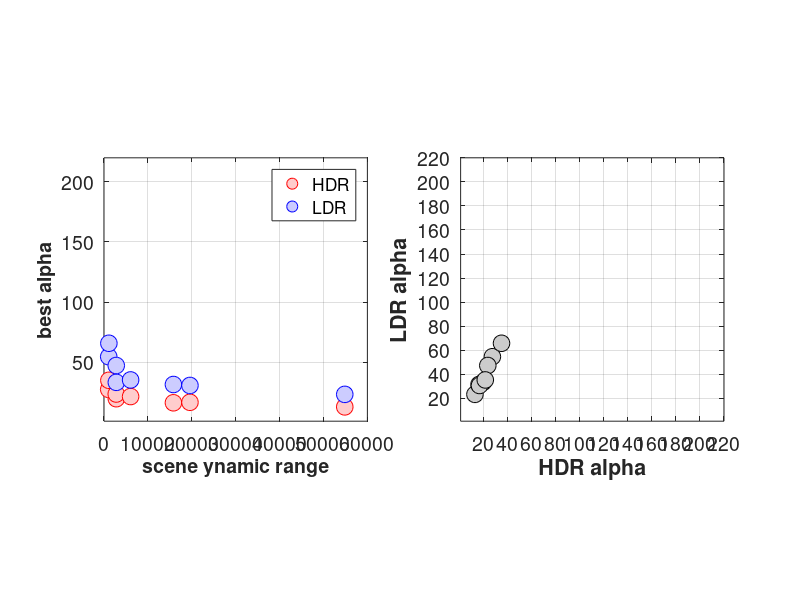

This chart was generated by the following MATLAB code: (Note: this script raises an error after producing the figure.)
function PlotSummaryResults

    [dynamicRange, alphaHDR, alphaLDR, pdfFileName] = PlotNicolasData();
    %[dynamicRange, alphaHDR, alphaLDR, pdfFileName] = PlotDHBData();
    
    
    h = figure(1);
    clf;
    set(h, 'Position', [10 10 1007 405], 'Color', [1 1 1]);
    subplot(1,2,1);
    plot(dynamicRange, alphaHDR, 'ko','MarkerSize', 12, 'MarkerFaceColor', [1 0.8 0.8], 'MarkerEdgeColor', [1 0 0 ]);
    hold on
    plot(dynamicRange, alphaLDR, 'ko','MarkerSize', 12, 'MarkerFaceColor', [0.8 0.8 1], 'MarkerEdgeColor', [0 0 1]);
    set(gca, 'FontSize', 14);
    set(gca, 'YLim', [1 220]);
    legend('HDR', 'LDR');
    grid on
    axis 'square'
    xlabel('scene ynamic range', 'FontSize', 14, 'FontWeight', 'bold');
    ylabel('best alpha',  'FontSize', 14, 'FontWeight', 'bold');
    
    subplot(1,2,2);
    plot(alphaHDR, alphaLDR, 'ko', 'MarkerSize', 12, 'MarkerFaceColor', [0.8 0.8 0.8], 'MarkerEdgeColor', [0 0 0 ]);
    set(gca, 'XLim', [1 220], 'YLim', [1 220], 'XTick', [0:20:300], 'YTick', [0:20:300]);
    xlabel('HDR alpha', 'FontSize', 14, 'FontWeight', 'bold');
    ylabel('LDR alpha',  'FontSize', 14, 'FontWeight', 'bold');
    grid on
    axis 'square'
    set(gca, 'FontSize', 14);
    drawnow
    NicePlot.exportFigToPDF(pdfFileName, h, 300);
    
end

function [dynamicRange, alphaHDR, alphaLDR, pdfFileName] = PlotDHBData()
    dynamicRange = [54848 2806 15814 1079 19581 2789 6061 1110];
    alphaHDR = [40.1 39.6 55.1 56.4 56.9 57.7 60.7 65.0];
    alphaLDR = [108.5 92.3 217 217 124.7 104.6 124.7 155.5];
    pdfFileName = 'SummaryAlphasDavid.pdf';
end

function [dynamicRange, alphaHDR, alphaLDR, pdfFileName] = PlotNicolasData()
    dynamicRange = [54848 2806 15814 1079 19581 2789 6061 1110];
    alphaHDR = [12.9 19.7 16.3 27.4 16.7 23.6 21.5 35];
    alphaLDR = [23.3 33.3 31.5 54.6 30.7 47.3 35.3  65.8];
    pdfFileName = 'SummaryAlphasNicolas.pdf';
end

